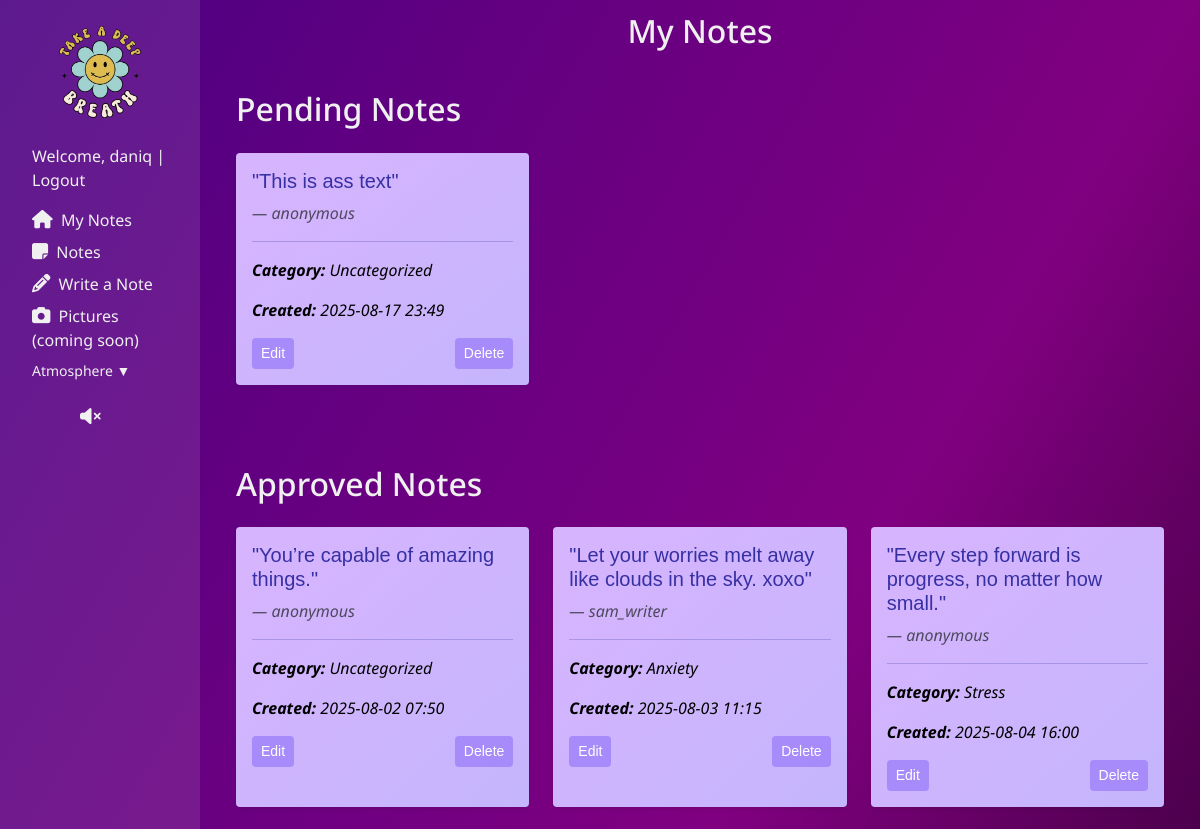
The app's page /my-notes/ (signed in, upper part), older data.
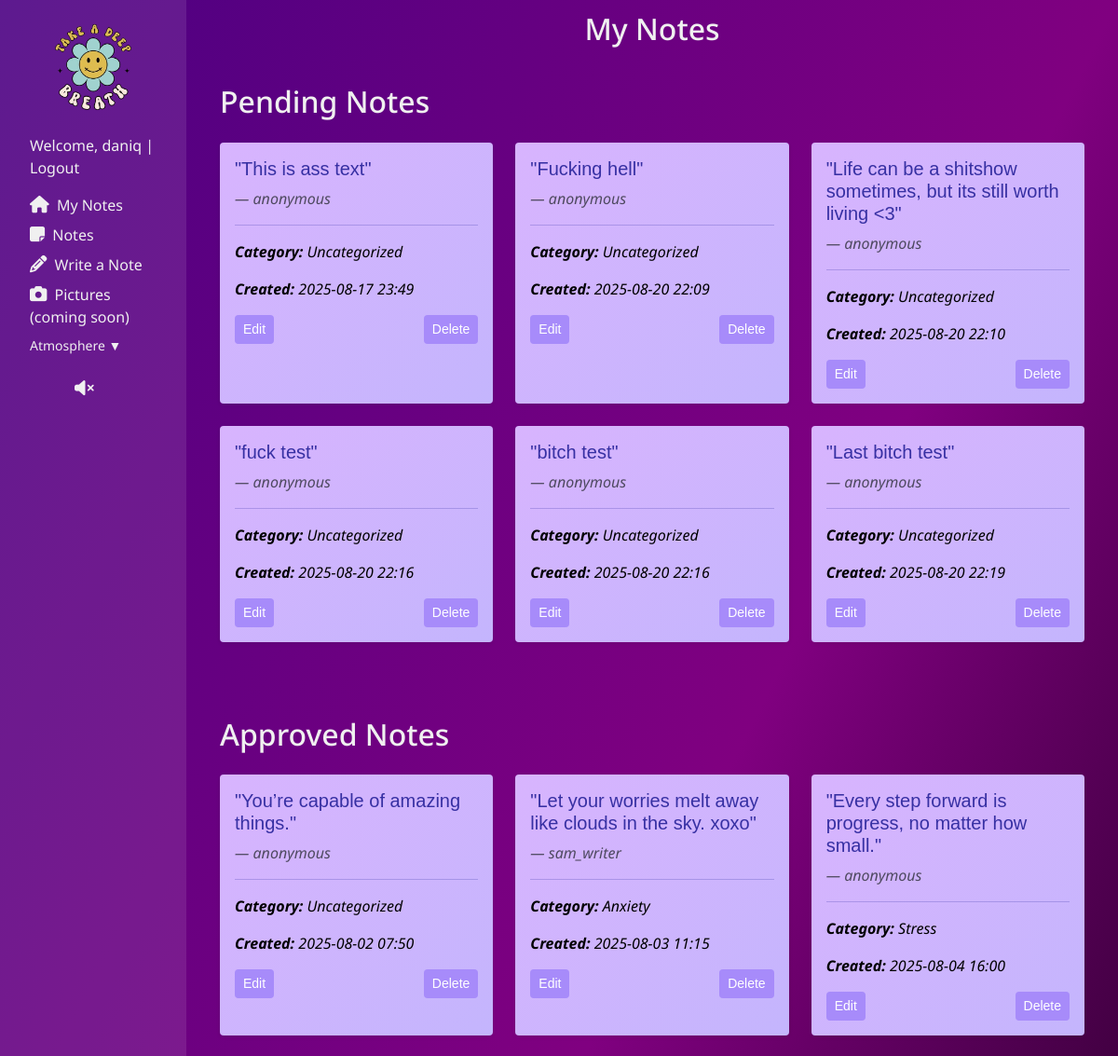
The same page, newer data.
### quote/models.py (models this page shows, shortened)
class Note(models.Model):
    CATEGORY = (
        (0, "Uncategorized"),
        (1, "Stress"),
        (2, "Depression"),
        (3, "Anxiety"),
    )
    STATUS = (
        (0, "Pending"),
        (1, "Approved"),
        (2, "Denied"),
    )
    content = models.CharField(max_length=100)
    name = models.CharField(max_length=100, default='anonymous', blank=True)
    created_on = models.DateTimeField(auto_now_add=True)
    status = models.IntegerField(choices=STATUS, default=0)
    category = models.IntegerField(choices = CATEGORY, default=0, blank=True)
    author = models.ForeignKey(
        User,
        on_delete=models.SET(get_removed_user),
        related_name="notes",
    )
    class Meta:
        ordering = ["created_on"] # Order by creation date in ascending order

### quote/views.py (the view)
# urls.py: path('my-notes/', views.MyNotesView.as_view(), name='my_notes'),
class MyNotesView(LoginRequiredMixin, ListView):
    model = Note
    template_name = "quote/my-notes.html"
    context_object_name = "notes"
    pending_notes = Note.objects.filter(status=0).order_by("created_on")
    def get_queryset(self):
        return Note.objects.filter(author=self.request.user)

### quote/templates/quote/my-notes.html
{% extends "base.html" %} {% block content %}
<h2>My Notes</h2>
<div class="container my-4" id="my-notes-container">
<h2 class="mb-4">Pending Notes</h2>
{% if notes %}
  <div class="row">
    {% for note in notes %} {% if note.status == 0 %}
      <div class="col-md-4 mb-4">
        <div class="card note-card h-100 shadow-sm">
          <div class="card-body">
            <h5 class="card-title">"{{ note.content }}"</h5>
            <p class="text-muted mb-2">— {{ note.name }}</p>
            <hr />
            <p><strong>Category:</strong> {{ note.get_category_display }}</p>
            <p><strong>Created:</strong> {{ note.created_on|date:"Y-m-d H:i" }}</p>
            <div class="d-flex justify-content-between">
              <a href="{% url 'edit_note' note.pk %}" class="btn btn-sm btn-theme">Edit</a>
              <a href="{% url 'delete_note' note.pk %}" class="btn btn-sm btn-theme">Delete</a>
            </div>
          </div>
        </div>
      </div>
    {% endif %} {% endfor %}
  </div>
{% else %}
  <p>No pending notes.</p>
{% endif %}
  <h2 class="mt-5 mb-4">Approved Notes</h2>
  {% if notes %}
  <div class="row">
    {% for note in notes %} {% if note.status == 1 %}
    <div class="col-md-4 mb-4">
      <div  class="card note-card h-100 shadow-sm">
        <div class="card-body">
          <h5 class="card-title">"{{ note.content }}"</h5>
          <p class="text-muted mb-2">— {{ note.name }}</p>
          <hr />
          <p class="card-info-text"><strong>Category:</strong> {{ note.get_category_display }}</p>
          <p class="card-info-text">
            <strong>Created:</strong> {{ note.created_on|date:"Y-m-d H:i" }}
          </p>
          <div class="d-flex justify-content-between">
            <a href="{% url 'edit_note' note.pk %}" class="btn btn-sm btn-theme"
              >Edit</a
            >
            <a
              href="{% url 'delete_note' note.pk %}"
              class="btn btn-sm btn-theme"
              >Delete</a
            >
          </div>
        </div>
      </div>
    </div>
    {% endif %} {% endfor %}
  </div>
  {% else %}
  <p>No approved notes.</p>
  {% endif %}
</div>
{% endblock %}

Row changes from the older to the newer data that the page shows:
added Note: content "Fucking hell", name "anonymous", category "Uncategorized", created_on "2025-08-20 22:09", shown under "Pending Notes"
added Note: content "Life can be a shitshow sometimes, but its still worth living <3", name "anonymous", category "Uncategorized", created_on "2025-08-20 22:10", shown under "Pending Notes"
added Note: content "fuck test", name "anonymous", category "Uncategorized", created_on "2025-08-20 22:16", shown under "Pending Notes"
added Note: content "bitch test", name "anonymous", category "Uncategorized", created_on "2025-08-20 22:16", shown under "Pending Notes"
added Note: content "Last bitch test", name "anonymous", category "Uncategorized", created_on "2025-08-20 22:19", shown under "Pending Notes"
